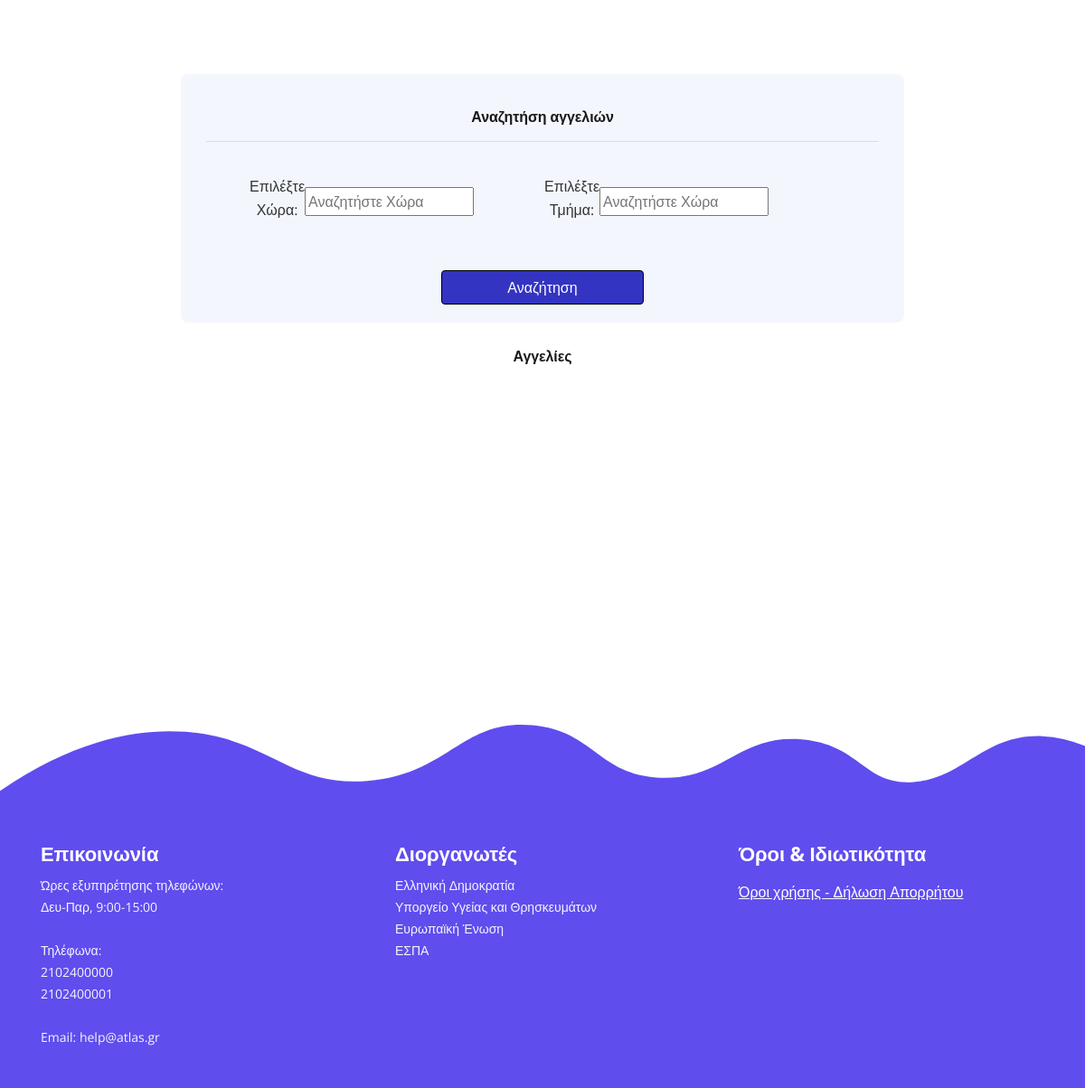
The app's page / (lower part), older data.
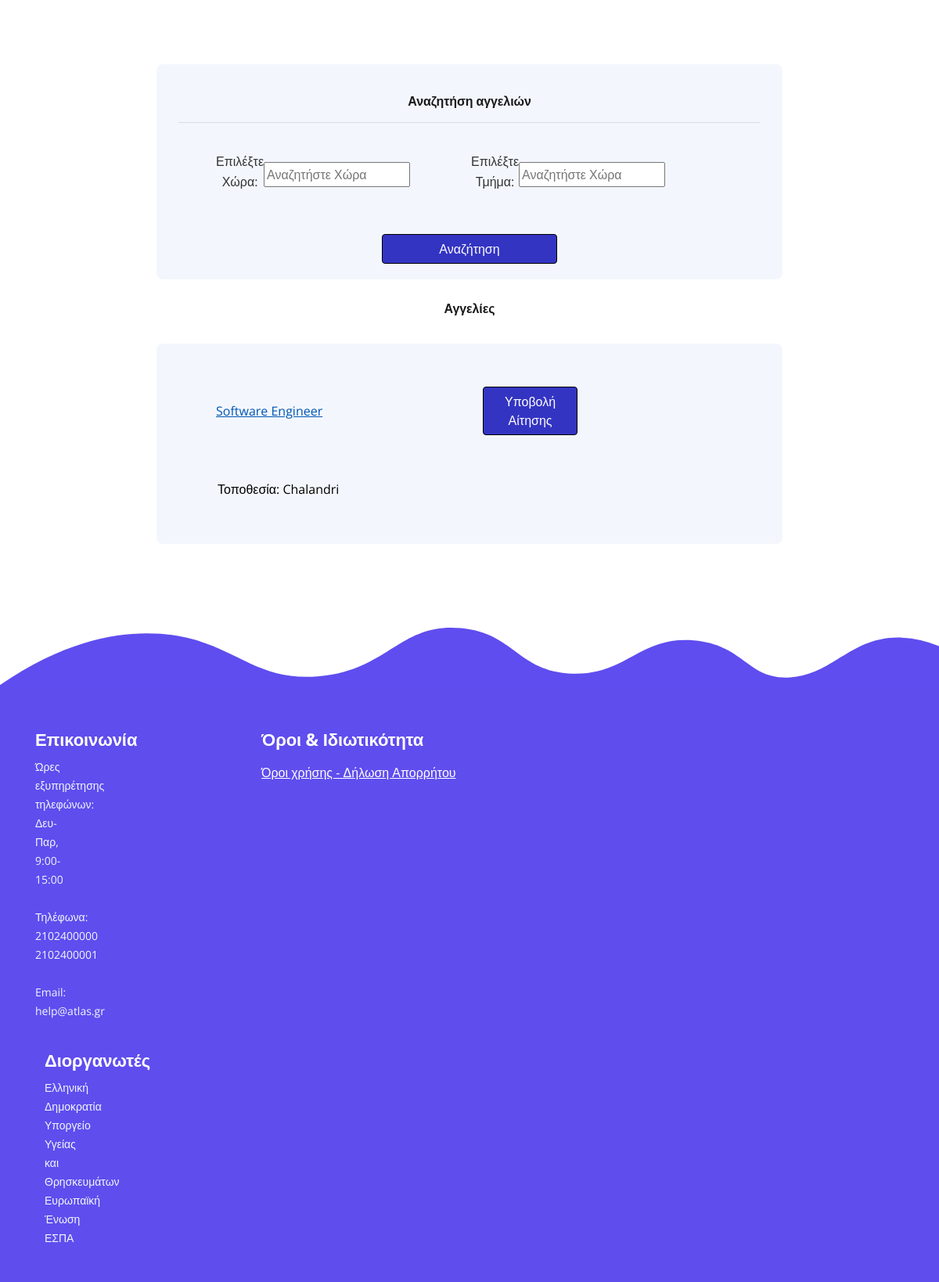
The same page, newer data.
### tables this page shows
CREATE TABLE `advert` (
  `id_of_ad` int(11) NOT NULL,
  `department` varchar(50) NOT NULL,
  `ad_position` varchar(50) NOT NULL,
  `payment` varchar(10) NOT NULL,
  `duration` varchar(50) NOT NULL,
  `full_part` varchar(50) NOT NULL,
  `loc` varchar(50) NOT NULL,
  `id_of_fy` int(11) NOT NULL
);

### web/index.php (the view, shortened to what this page needs)
<?php
    require_once './php/connect.php';
?>
<!DOCTYPE html>
<html lang="en">
<head>
    <link href="css/bootstrap.css" rel="stylesheet">
    <link href="css/fontawesome-all.css" rel="stylesheet">
    <link href="css/swiper.css" rel="stylesheet">
	<link href="css/magnific-popup.css" rel="stylesheet">
	<link href="css/styles.css" rel="stylesheet">
</head>
<body data-spy="scroll" data-target=".fixed-top">
       <header id="header" class="ex-2-header">
        <div class="form-container">
                    <form  action="" method="post">
                        <h6> Αναζητήση αγγελιών</h6>
                        <hr class="hr-line">
                    <div class="step-rowSearch">
                        <div class="step-colSearch">
                            <label for="country"> Επιλέξτε Χώρα:</label>
                            <input id="country" placeholder="Αναζητήστε Χώρα" list="countries">
                        </div>
                        <div class="step-colSearch">
                                <label for="country"> Επιλέξτε Τμήμα:</label>
                                <div onclick="myFunction()" class="">
                                    <input id="country" placeholder="Αναζητήστε Χώρα" id="myInput3" onkeyup="filterFunction()">
                                 </div>
                        </div>
                    </div>
                    <br>
                        <div class ="">
                            <button class="btn width-30 btn-next ml-auto btn-next">Αναζήτηση</button>
                        </div>
                    </form>
        </div>
                    <h6> Αγγελίες</h6>
                    <?php
                        $myads = mysqli_query($conn, "SELECT * FROM advert");
                            while($arr = $myads->fetch_array()){
                        ?>
                            <div class="form-container">
                                <div class="step-rowAd">
                                    <div class="step-colAd">
                                        <a href="advertinfo.php?id=<?php echo $arr[0];?>"><?php echo $arr[2]; ?></a>
                                    </div>
                                    <div class="step-colAd">
                                        <a href="log-in-student.php"><button class="btn width-80 btn-next ml-auto btn-next">Υποβολή Αίτησης</button><a>
                                    </div>
                                </div>
                                <div class="step-rowAd" style="left:50px;">
                                        Τοποθεσία: <?php echo $arr[6]; ?>
                                </div>
                            </div>
                        <?php
                            }
                        ?>
    </header>
    <div class="footer">
        <div class="container">
            <div class="row">
                <div class="col-md-4">
                    <div class="footer-col first">
                        <h4>Επικοινωνία</h4>
                        <p class="p-small">
                            Ώρες εξυπηρέτησης τηλεφώνων: </br>
                             Δευ-Παρ, 9:00-15:00 </br> </br>
                            Τηλέφωνα: </br>
                            2102400000 </br>
                            2102400001 </br> </br>
                            Email: help@atlas.gr
                        </p>
                    </div>
                </div>
                <div class="col-md-4">
                    <div class="footer-col middle">
                        <h4>Διοργανωτές</h4>
                        <p class="p-small">
                           Ελληνική Δημοκρατία </br>
                           Υποργείο Υγείας και Θρησκευμάτων </br>
                           Ευρωπαϊκή Ένωση </br>
                           ΕΣΠΑ </br>
                        </p>
                    </div>
                </div>
                <div class="col-md-4">
                    <div class="footer-col middle">
                        <h4>Όροι & Ιδιωτικότητα</h4>
                        <p class="p-small">
                            <div class="media-body"><a class="white" href="">Όροι χρήσης - Δήλωση Απορρήτου</a></div>
                        </p>
                    </div>
                </div>
            </div>
        </div>
    </div>
</body>
</html>

### web/css/styles.css (style rules this page uses)
body, html { width: 100%; height: 100%; }
body, p { color: black; font: 400 1rem/1.625rem "Open Sans", sans-serif; background-color: white; }
.p-small { font: 400 0.875rem/1.5rem "Open Sans", sans-serif; }
h4 { color: #333; font: 700 1.375rem/1.75rem "Open Sans", sans-serif; letter-spacing: -0.1px; }
h6 { color: rgb(25, 25, 25); font: 700 1rem/1.375rem "Open Sans", sans-serif; letter-spacing: -0.1px; }
a { color: rgb(0, 0, 0); text-decoration: underline; }
.footer-frame { width: 100%; height: 1.5rem; }
.footer { padding-top: 3rem; padding-bottom: 0.5rem; background-color: #5f4dee; bottom: 0px; right: 0px; left: 0px; position: relative; }
.footer .footer-col { margin-bottom: 2.25rem; }
.footer h4 { margin-bottom: 0.625rem; color: #fff; }
.footer .list-unstyled, .footer p { color: #f3f7fd; background-color: #5f4dee; }
.ex-2-header { padding-top: 5rem; background-color: #ffffff; text-align: center; min-height: 100vh; }
a.white { color: rgb(255, 255, 255); }
.ex-2-header .form-container { max-width: 50rem; margin-right: auto; margin-left: auto; padding: 2.25rem 1.25rem 1.25rem 1.25rem; border-radius: 0.5rem; background-color: #f3f7fd; }
@media (min-width: 768px) { .footer-frame { height: 5rem; } }
@media (min-width: 768px) { .ex-2-header { padding-top: 5rem; } }
@media (min-width: 768px) { .ex-2-header .form-container { padding: 2.25rem 1.75rem 1.25rem 1.75rem; } }
@media (min-width: 1200px) { .footer .footer-col.first { margin-right: 1.5rem; } }
@media (min-width: 1200px) { .footer .footer-col.middle { margin-right: 0.75rem; margin-left: 0.75rem; } }

Row changes from the older to the newer data that the page shows:
added advert: ad_position "Software Engineer", loc "Chalandri"
